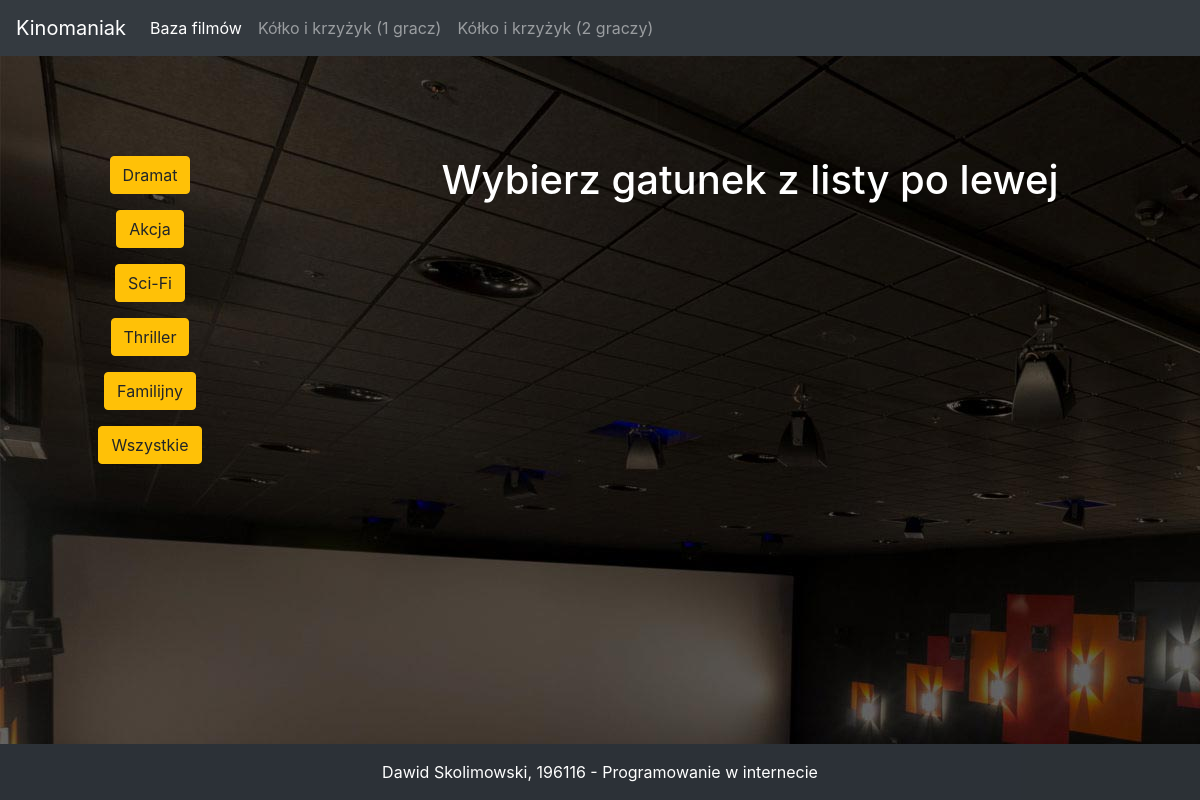
The app's page /baza.html with its own data.
### Kinomaniak/models.py (models this page shows, shortened)
class Gatunki(models.Model):
    nazwa = models.CharField(max_length=100)

### Kinomaniak/views.py (the view)
# urls.py: path('baza.html', baza),
def baza(request):
    gatunki = Gatunki.objects.all()
    dane = {'gatunki': gatunki}
    return render(request, 'baza.html', dane)

### Kinomaniak/templates/baza.html (shortened to what this page needs)
{% load static %}
<html lang="pl">
<head>
    <link rel="stylesheet" href="https://stackpath.bootstrapcdn.com/bootstrap/4.1.3/css/bootstrap.min.css">
</head>
<body>
    <div class="tlo bg-image">
        <nav class="navbar navbar-expand-lg navbar-dark bg-dark">
          <a class="navbar-brand" href="/index.html">Kinomaniak</a>
          <div class="collapse navbar-collapse" id="navbarNav">
            <ul class="navbar-nav">
              <li class="nav-item active">
                <a class="nav-link" href="/baza.html">Baza filmów  <span class="sr-only">(current)</span></a>
              </li>
              <li class="nav-item">
                <a class="nav-link" href="/tictactoesp.html">Kółko i krzyżyk (1 gracz)</a>
              </li>
              <li class="nav-item">
                <a class="nav-link" href="/tictactoemp.html">Kółko i krzyżyk (2 graczy)</a>
              </li>
            </ul>
          </div>
        </nav>
        <div class="lista text-center text-white" style="width: 25%; float: left">
            {% for i in gatunki %}
                <p><a href="/gatunek/{{ i.id }}/" class="btn btn-warning">{{ i.nazwa }}</a></p>
            {% endfor %}
            <p><a href="/gatunek/all/" class="btn btn-warning">Wszystkie</a></p>
        </div>
        <div class="lista text-center text-white" style="width: 75%; float: left">
            {% block wynik %} <h1>Wybierz gatunek z listy po lewej</h1> {% endblock wynik %}
        </div>
        <footer class="bg-dark text-center text-white fixed-bottom">
          <div class="text-center p-3" style="background-color: rgba(0, 0, 0, 0.15);">
            Dawid Skolimowski, 196116 - Programowanie w internecie
          </div>
        </footer>
    </div>
</body>
</html>

### records on screen
Gatunki: nazwa "Dramat"
Gatunki: nazwa "Akcja"
Gatunki: nazwa "Sci-Fi"
Gatunki: nazwa "Thriller"
Gatunki: nazwa "Familijny"
